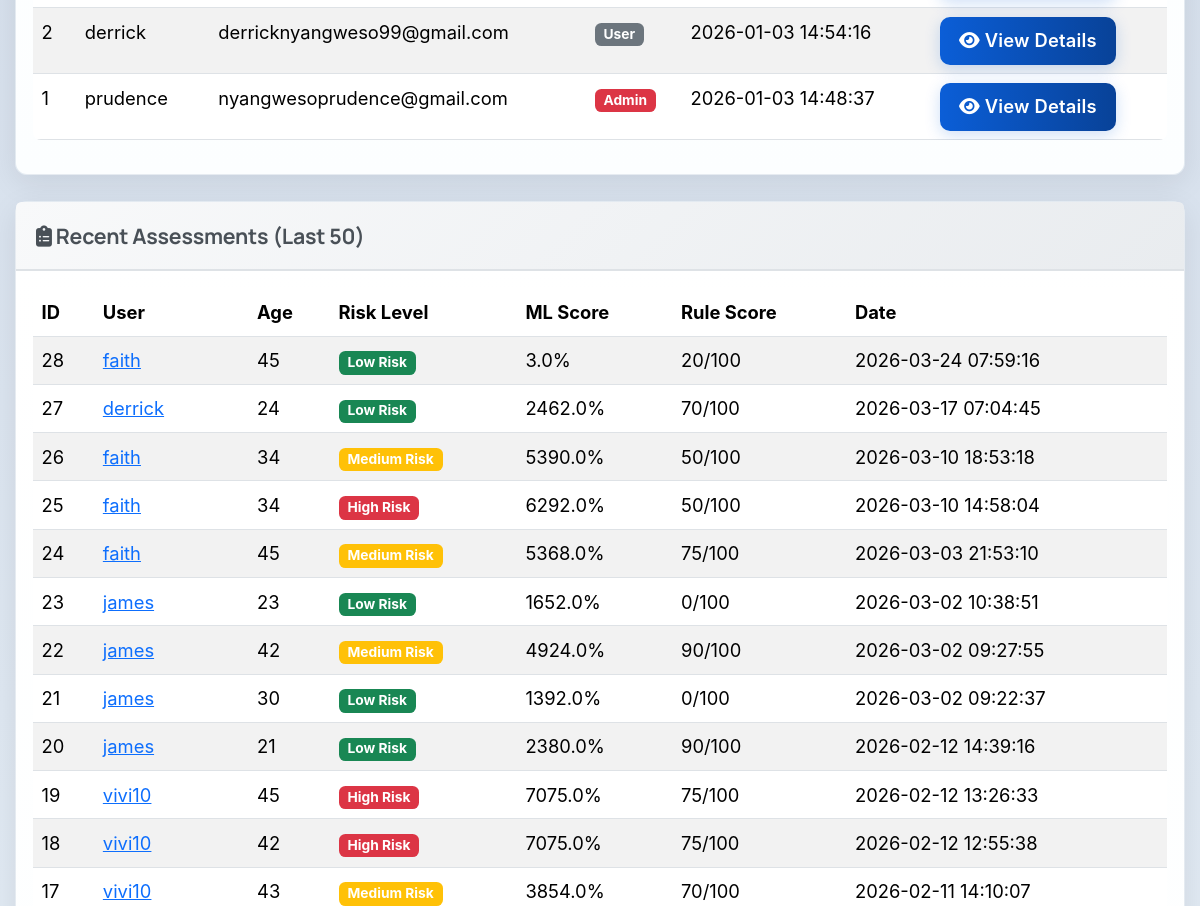
Page /admin (signed in, middle part) on the earlier database version.
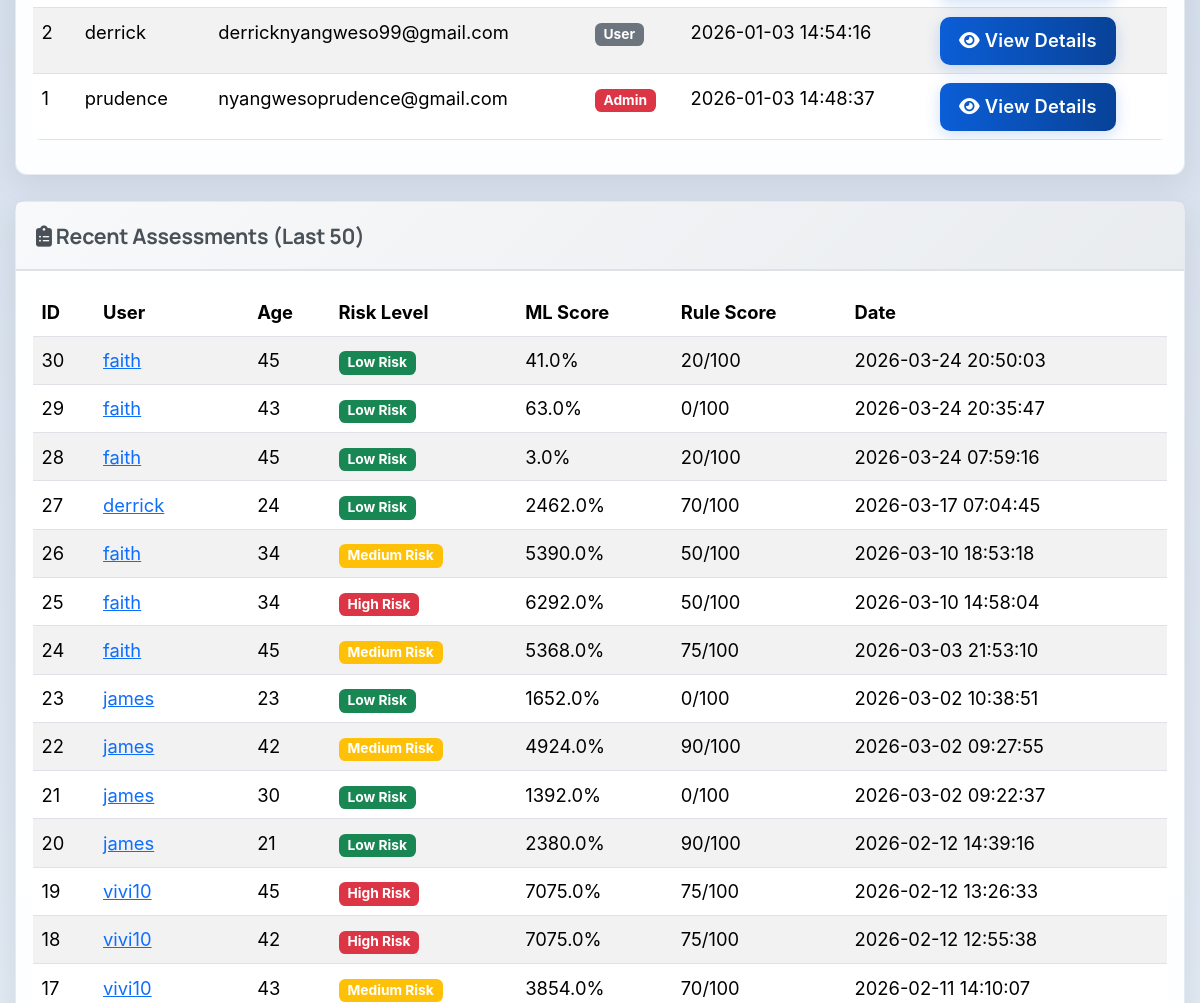
Same page on the later database version.
### tables this page shows
CREATE TABLE users (
            id INTEGER PRIMARY KEY AUTOINCREMENT,
            username TEXT UNIQUE NOT NULL,
            email TEXT UNIQUE NOT NULL,
            password TEXT NOT NULL,
            created_at TIMESTAMP DEFAULT CURRENT_TIMESTAMP
        , is_admin INTEGER DEFAULT 0);

CREATE TABLE assessments (
            id INTEGER PRIMARY KEY AUTOINCREMENT,
            user_id INTEGER NOT NULL,
            age INTEGER,
            gender TEXT,
            marital_status TEXT,
            employment_status TEXT,
            income REAL,
            children INTEGER,
            education_level TEXT,
            residence_type TEXT,
            chronic_illness TEXT,
            family_size INTEGER,
            healthcare_knowledge TEXT,
            hospital_visit_gap REAL,
            routine_checkups INTEGER,
            cancer_screening INTEGER,
            dental_checkup INTEGER,
            mental_health_support INTEGER,
            risk_level TEXT,
            probability REAL,
            created_at TIMESTAMP DEFAULT CURRENT_TIMESTAMP, rule_based_score INTEGER DEFAULT 0, rule_based_category TEXT DEFAULT "Unknown",
            FOREIGN KEY (user_id) REFERENCES users (id)
        );

### app.py (the view)
@app.route('/admin')
@admin_required
def admin_dashboard():
    conn = get_db_connection()
    users = conn.execute('SELECT * FROM users ORDER BY created_at DESC').fetchall()
    total_assessments = conn.execute('SELECT COUNT(*) as count FROM assessments').fetchone()['count']
    recent_assessments = conn.execute('''
        SELECT a.*, u.username, u.email
        FROM assessments a
        JOIN users u ON a.user_id = u.id
        ORDER BY a.created_at DESC
        LIMIT 50
    ''').fetchall()
    conn.close()
    return render_template('admin_dashboard.html',
                          username=session.get('username'),
                          users=users,
                          total_assessments=total_assessments,
                          recent_assessments=recent_assessments)

### app.py (called while the page is built)
@app.context_processor
def inject_assessment_results():
    return {
        'has_results': session.get('assessment_result') is not None,
        'assessment_result': session.get('assessment_result'),
        'assessment_user_data': session.get('user_data')
    }

def get_db_connection():
    conn = sqlite3.connect(DATABASE)
    conn.row_factory = sqlite3.Row
    return conn

def is_admin():
    return bool(session.get('logged_in')) and session.get('is_admin', 0) == 1

def admin_required(f):
    from functools import wraps
    @wraps(f)
    def decorated_function(*args, **kwargs):
        if not session.get('logged_in'):
            flash('Please log in to access this page.', 'warning')
            return redirect(url_for('login'))
        if not is_admin():
            flash('Access denied. Admin privileges required.', 'danger')
            return redirect(url_for('index'))
        return f(*args, **kwargs)
    return decorated_function

### templates/admin_dashboard.html (shortened to what this page needs)
{% extends 'base.html' %}
{% block extra_css %}
<link rel="stylesheet" href="{{ url_for('static', filename='css/admin.css') }}">
{% endblock %}
{% block content %}
<div class="container mt-5">
    <div class="card mb-4">
        <div class="card-body">
            <div class="table-responsive">
                <table class="table table-striped table-hover">
                    <tbody>
                        {% for user in users %}
                        <tr>
                            <td>{{ user.id }}</td>
                            <td>{{ user.username }}</td>
                            <td>{{ user.email }}</td>
                            <td>
                                {% if user.is_admin == 1 %}
                                <span class="badge bg-danger">Admin</span>
                                {% else %}
                                <span class="badge bg-secondary">User</span>
                                {% endif %}
                            </td>
                            <td>{{ user.created_at }}</td>
                            <td>
                                <a href="{{ url_for('admin_view_user', user_id=user.id) }}" class="btn btn-sm btn-primary">
                                    <i class="fas fa-eye"></i> View Details
                                </a>
                            </td>
                        </tr>
                        {% endfor %}
                    </tbody>
                </table>
            </div>
        </div>
    </div>
    <div class="card">
        <div class="card-header">
            <h5><i class="fas fa-clipboard-list"></i> Recent Assessments (Last 50)</h5>
        </div>
        <div class="card-body">
            <div class="table-responsive">
                <table class="table table-striped table-hover">
                    <thead>
                        <tr>
                            <th>ID</th>
                            <th>User</th>
                            <th>Age</th>
                            <th>Risk Level</th>
                            <th>ML Score</th>
                            <th>Rule Score</th>
                            <th>Date</th>
                        </tr>
                    </thead>
                    <tbody>
                        {% for assessment in recent_assessments %}
                        <tr>
                            <td>{{ assessment.id }}</td>
                            <td>
                                <a href="{{ url_for('admin_view_user', user_id=assessment.user_id) }}">
                                    {{ assessment.username }}
                                </a>
                            </td>
                            <td>{{ assessment.age }}</td>
                            <td>
                                {% if assessment.risk_level == 'High Risk' %}
                                <span class="badge bg-danger">{{ assessment.risk_level }}</span>
                                {% elif assessment.risk_level == 'Medium Risk' %}
                                <span class="badge bg-warning">{{ assessment.risk_level }}</span>
                                {% else %}
                                <span class="badge bg-success">{{ assessment.risk_level }}</span>
                                {% endif %}
                            </td>
                            <td>{{ (assessment.probability * 100)|round(1) }}%</td>
                            <td>{{ assessment.rule_based_score }}/100</td>
                            <td>{{ assessment.created_at }}</td>
                        </tr>
                        {% endfor %}
                    </tbody>
                </table>
            </div>
        </div>
    </div>
</div>
{% endblock %}

### templates/base.html (shortened to what this page needs)
<!DOCTYPE html>
<html lang="en">
<head>
    <link rel="stylesheet" href="https://cdn.jsdelivr.net/npm/bootstrap@5.3.2/dist/css/bootstrap.min.css">
    <link rel="stylesheet" href="https://cdnjs.cloudflare.com/ajax/libs/font-awesome/6.4.0/css/all.min.css">
    <link rel="stylesheet" href="{{ url_for('static', filename='css/base.css') }}">
    <link rel="stylesheet" href="{{ url_for('static', filename='css/style.css') }}">
    {% block extra_css %}{% endblock %}
</head>
<body>
<main id="main-content">
    {% block content %}{% endblock %}
</main>
</body>
</html>

### static/css/base.css (style rules this page uses)
:root { --bg: #f6f9fc; --surface: #ffffff; --primary: #0b5ed7; --primary-dark: #084298; --primary-light: #e8f0fd; --accent: #28a745; --accent-light: #d4edda; --muted: #52585e; --text: #1a2332; --soft: #eef2f6; --glass: rgba(255,255,255,0.75); --card-shadow: 0 10px 30px rgba(2,12,27,0.08); --card-shadow-hover: 0 18px 36px rgba(2,12,27,0.13); --radius: 14px; --transition: all 0.25s ease; --font-display: "Manrope", "Segoe UI", sans-serif; --font-body: "Source Sans 3", "Segoe UI", sans-serif; --section-space: clamp(2.2rem, 4vw, 3.6rem); --fs-body: clamp(1rem, 0.96rem + 0.2vw, 1.08rem); --fs-small: clamp(0.95rem, 0.9rem + 0.15vw, 1rem); }
* { margin: 0; padding: 0; box-sizing: border-box; font-family: var(--font-body); }
html { font-size: 17px; overflow-x: hidden; width: 100%; }
body { background: linear-gradient(180deg, #d9e2ef 0%, #eff5fb 58%, #f8fbff 100%); color: var(--text); -webkit-font-smoothing: antialiased; -moz-osx-font-smoothing: grayscale; position: relative; min-height: 100vh; width: 100%; max-width: 100vw; overflow-x: hidden; font-size: var(--fs-body); line-height: 1.65; }
h1, h2, h3, h4, h5 { font-family: var(--font-display); letter-spacing: -0.01em; line-height: 1.3; }
p, li, label, input, select, textarea, .btn, .form-hint, .text-muted { font-size: var(--fs-body); }
main { animation: pageFadeIn 0.45s ease; }
body::before { content: ""; position: absolute; top: -7%; right: -7%; width: min(420px, 50vw); height: min(420px, 50vw); max-width: 100%; background: radial-gradient(circle at 30% 30%, rgba(4, 30, 68, 0.06), transparent 30%), radial-gradient(circle at 80% 70%, rgba(123,211,137,0.04), transparent 30%); pointer-events: none; z-index: 0; }
.btn { border-radius: 12px; padding: .6rem 1.1rem; font-weight: 700; letter-spacing: 0.2px; transition: transform .18s ease, box-shadow .18s ease, opacity .18s ease; }
.btn-primary, .btn-success { background: linear-gradient(90deg, var(--primary), var(--primary-dark)) !important; border: none !important; color: #ffffff !important; box-shadow: 0 4px 16px rgba(11,94,215,0.20); font-weight: 600; }
.card { border-radius: var(--radius); border: 1px solid rgba(14, 60, 115, 0.10); background: linear-gradient(180deg, #ffffff 0%, #fcfeff 100%); box-shadow: var(--card-shadow); transition: transform .24s ease, box-shadow .24s ease; min-height: 100%; display: flex; flex-direction: column; }
.card-body { flex: 1; display: flex; flex-direction: column; }
.card-header { background: linear-gradient(135deg, #f7fbff 0%, #edf3fa 100%); padding: 20px; border-bottom: 2px solid #dee2e6; }
.card-header h5 { margin: 0; color: #495057; font-weight: 700; }
.table { background: white; border-radius: 8px; overflow: hidden; }
.card, .feature-card, .how-step-card, .trust-item, .insight-preview-card, .who-for-item, .eda-card, .tip-info-card { animation: riseIn 0.5s ease both; }
.container, .container-fluid { max-width: 100%; }
.container { max-width: 100%; padding-left: 15px; padding-right: 15px; }

### static/css/admin.css (style rules this page uses)
.table-responsive { overflow-x: auto; }

Differences in the rows shown:
added assessments: id "30", username "faith", age "45", risk_level "Low Risk", (assessment.probability*100)|round(1) "41.0", rule_based_score "20", created_at "2026-03-24 20:50:03"
added assessments: id "29", username "faith", age "43", risk_level "Low Risk", (assessment.probability*100)|round(1) "63.0", rule_based_score "0", created_at "2026-03-24 20:35:47"
